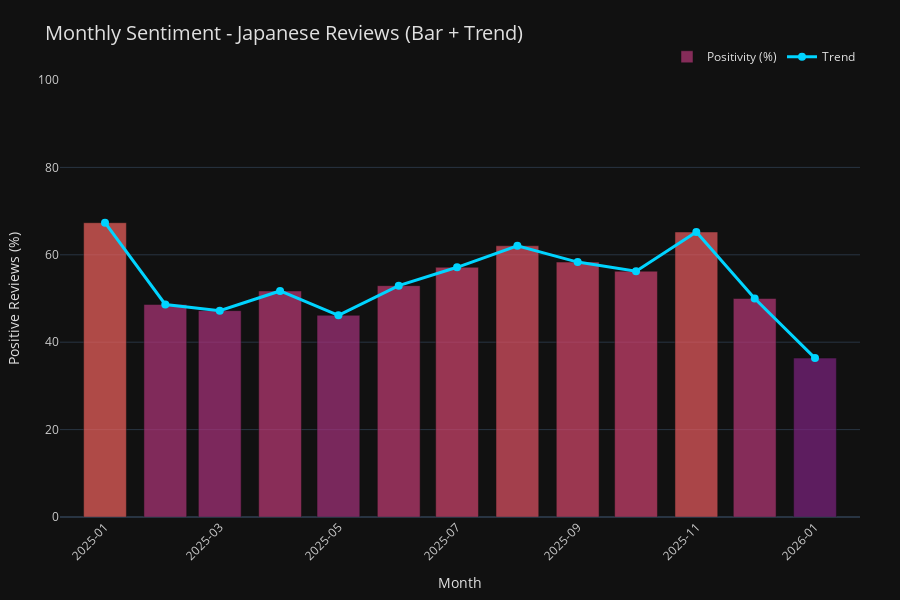

Write notebook code for a chart like this one.
### Code cell
reviews = database.get_reviews("japanese")
get_positivity_percentage()
plot_monthly_review(language="Japanese")

### Figure 1 — Plotly figure (JSON) as saved in the notebook; plotly's stock layout.template omitted (floating-point values rounded to 4 significant figures)
{"data": [{"hovertemplate": "%{x|%Y-%m}<br>Positivity: %{y:.1f}%", "marker": {"cmax": 100, "cmin": 0, "color": [67.35, 48.63, 47.22, 51.72, 46.15, 52.94, 57.14, 62.07, 58.33, 56.25, 65.22, 50.0, 36.36], "colorscale": [[0.0, "#000004"], [0.1111, "#180f3d"], [0.2222, "#440f76"], [0.3333, "#721f81"], [0.4444, "#9e2f7f"], [0.5556, "#cd4071"], [0.6667, "#f1605d"], [0.7778, "#fd9668"], [0.8889, "#feca8d"], [1.0, "#fcfdbf"]]}, "name": "Positivity (%)", "opacity": 0.7, "width": 1900800000, "x": ["2025-01-01T00:00:00.000000000", "2025-02-01T00:00:00.000000000", "2025-03-01T00:00:00.000000000", "2025-04-01T00:00:00.000000000", "2025-05-01T00:00:00.000000000", "2025-06-01T00:00:00.000000000", "2025-07-01T00:00:00.000000000", "2025-08-01T00:00:00.000000000", "2025-09-01T00:00:00.000000000", "2025-10-01T00:00:00.000000000", "2025-11-01T00:00:00.000000000", "2025-12-01T00:00:00.000000000", "2026-01-01T00:00:00.000000000"], "y": [67.35, 48.63, 47.22, 51.72, 46.15, 52.94, 57.14, 62.07, 58.33, 56.25, 65.22, 50.0, 36.36], "type": "bar"}, {"hovertemplate": "%{x|%Y-%m}<br>Positivity: %{y:.1f}%", "line": {"color": "#00d4ff", "width": 3}, "marker": {"color": "#00d4ff", "size": 8, "symbol": "circle"}, "mode": "lines+markers", "name": "Trend", "x": ["2025-01-01T00:00:00.000000000", "2025-02-01T00:00:00.000000000", "2025-03-01T00:00:00.000000000", "2025-04-01T00:00:00.000000000", "2025-05-01T00:00:00.000000000", "2025-06-01T00:00:00.000000000", "2025-07-01T00:00:00.000000000", "2025-08-01T00:00:00.000000000", "2025-09-01T00:00:00.000000000", "2025-10-01T00:00:00.000000000", "2025-11-01T00:00:00.000000000", "2025-12-01T00:00:00.000000000", "2026-01-01T00:00:00.000000000"], "y": [67.35, 48.63, 47.22, 51.72, 46.15, 52.94, 57.14, 62.07, 58.33, 56.25, 65.22, 50.0, 36.36], "type": "scatter"}], "layout": {"title": {"font": {"size": 20, "color": "#e0e0e0"}, "text": "Monthly Sentiment - Japanese Reviews (Bar + Trend)"}, "legend": {"font": {"color": "#e0e0e0"}, "orientation": "h", "yanchor": "bottom", "y": 1.02, "xanchor": "right", "x": 1}, "margin": {"l": 60, "r": 40, "t": 80, "b": 60}, "xaxis": {"title": {"text": "Month", "font": {"color": "#e0e0e0"}}, "tickfont": {"color": "#cccccc"}, "tickformat": "%Y-%m", "tickangle": -45}, "yaxis": {"title": {"text": "Positive Reviews (%)", "font": {"color": "#e0e0e0"}}, "tickfont": {"color": "#cccccc"}, "range": [0, 100]}, "height": 600, "hovermode": "x unified", "bargap": 0.18}}
